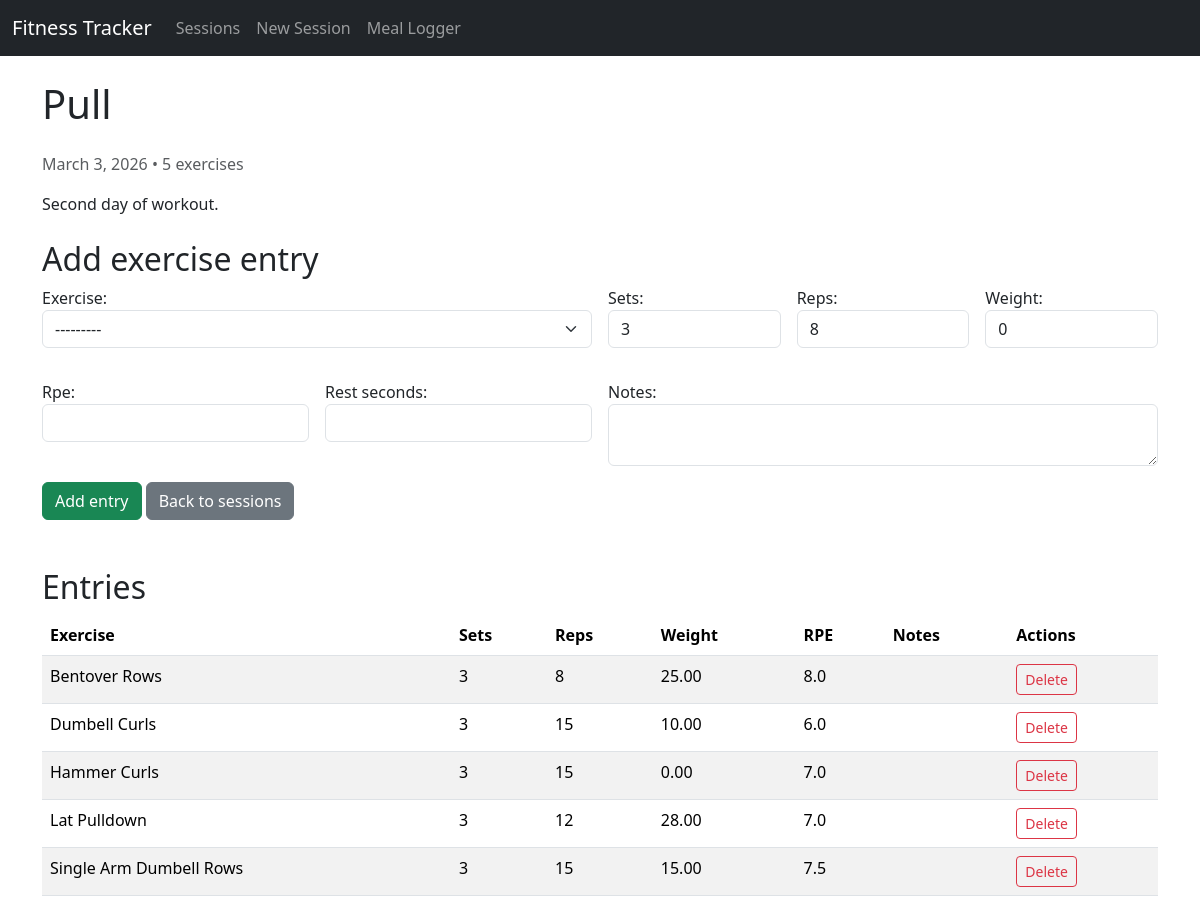
The page /sessions/4/ (signed in) on the database its author committed.
### workouts/models.py (models this page shows, shortened)
class WorkoutSession(models.Model):
    user = models.ForeignKey(
        settings.AUTH_USER_MODEL,
        on_delete=models.CASCADE,
        related_name='workout_sessions',
    )
    name = models.CharField(max_length=120, blank=True,
                            help_text='Optional session title')
    date = models.DateField(default=timezone.localdate)
    notes = models.TextField(blank=True)
    created_at = models.DateTimeField(auto_now_add=True)
    updated_at = models.DateTimeField(auto_now=True)
    class Meta:
        ordering = ['-date', '-created_at']

class WorkoutEntry(models.Model):
    session = models.ForeignKey(
        WorkoutSession,
        on_delete=models.CASCADE,
        related_name='entries',
    )
    exercise = models.ForeignKey(
        Exercise,
        on_delete=models.PROTECT,
        related_name='entries',
    )
    sets = models.PositiveSmallIntegerField(default=3)
    reps = models.PositiveSmallIntegerField(default=8)
    weight = models.DecimalField(max_digits=6, decimal_places=2, default=0)
    rpe = models.DecimalField(
        max_digits=3,
        decimal_places=1,
        null=True,
        blank=True,
        help_text='Rate of perceived exertion, 1.0-10.0',
    )
    rest_seconds = models.PositiveIntegerField(null=True, blank=True)
    notes = models.TextField(blank=True)
    created_at = models.DateTimeField(auto_now_add=True)
    class Meta:
        ordering = ['session', 'exercise']

class Exercise(models.Model):
    CATEGORY_CHOICES = [
        ('strength', 'Strength'),
        ('conditioning', 'Conditioning'),
        ('mobility', 'Mobility'),
        ('power', 'Power'),
        ('other', 'Other'),
    ]
    name = models.CharField(max_length=120)
    category = models.CharField(
        max_length=24, choices=CATEGORY_CHOICES, default='strength')
    muscle_group = models.CharField(max_length=120, blank=True)
    description = models.TextField(blank=True)
    is_active = models.BooleanField(default=True)
    class Meta:
        ordering = ['name']
        unique_together = ('name', 'category')
    def __str__(self):
        return self.name

### workouts/views.py (the view)
# urls.py: path('sessions/<int:pk>/', views.session_detail, name='session_detail'),
@login_required(login_url='/admin/login/')
def session_detail(request, pk):
    session = get_object_or_404(WorkoutSession, pk=pk, user=request.user)
    if request.method == 'POST':
        entry_form = WorkoutEntryForm(request.POST)
        if entry_form.is_valid():
            entry = entry_form.save(commit=False)
            entry.session = session
            entry.save()
            return redirect('workouts:session_detail', pk=pk)
    else:
        entry_form = WorkoutEntryForm()
    return render(request, 'workouts/session_detail.html', {
        'session': session,
        'entry_form': entry_form,
    })

### workouts/forms.py
class WorkoutEntryForm(forms.ModelForm):
    class Meta:
        model = WorkoutEntry
        fields = ['exercise', 'sets', 'reps',
                  'weight', 'rpe', 'rest_seconds', 'notes']
        widgets = {
            'exercise': forms.Select(attrs={'class': 'form-select'}),
            'sets': forms.NumberInput(attrs={'class': 'form-control', 'min': 1}),
            'reps': forms.NumberInput(attrs={'class': 'form-control', 'min': 1}),
            'weight': forms.NumberInput(attrs={'class': 'form-control', 'step': '0.25', 'min': 0}),
            'rpe': forms.NumberInput(attrs={'class': 'form-control', 'step': '0.5', 'min': 1, 'max': 10}),
            'rest_seconds': forms.NumberInput(attrs={'class': 'form-control', 'min': 0}),
            'notes': forms.Textarea(attrs={'class': 'form-control', 'rows': 2}),
        }

### workouts/templates/workouts/session_detail.html (shortened to what this page needs)
{% extends 'workouts/base.html' %}
{% block content %}
<h1 class="mb-4">{{ session.name|default:'Workout session' }}</h1>
<p class="text-muted">{{ session.date }} • {{ session.entries.count }} exercise{{ session.entries.count|pluralize }}</p>
<p>{{ session.notes }}</p>
<h2 class="mt-4">Add exercise entry</h2>
<form method="post" novalidate>
    <div class="row g-3">
        <div class="col-md-6">{{ entry_form.exercise.label_tag }} {{ entry_form.exercise }}</div>
        <div class="col-md-2">{{ entry_form.sets.label_tag }} {{ entry_form.sets }}</div>
        <div class="col-md-2">{{ entry_form.reps.label_tag }} {{ entry_form.reps }}</div>
        <div class="col-md-2">{{ entry_form.weight.label_tag }} {{ entry_form.weight }}</div>
    </div>
    <div class="row g-3 mt-3">
        <div class="col-md-3">{{ entry_form.rpe.label_tag }} {{ entry_form.rpe }}</div>
        <div class="col-md-3">{{ entry_form.rest_seconds.label_tag }} {{ entry_form.rest_seconds }}</div>
        <div class="col-md-6">{{ entry_form.notes.label_tag }} {{ entry_form.notes }}</div>
    </div>
    <button type="submit" class="btn btn-success mt-3">Add entry</button>
    <a href="{% url 'workouts:session_list' %}" class="btn btn-secondary mt-3">Back to sessions</a>
</form>
{% if session.entries.exists %}
<h2 class="mt-5">Entries</h2>
<div class="table-responsive">
    <table class="table table-striped">
        <thead>
            <tr>
                <th>Exercise</th>
                <th>Sets</th>
                <th>Reps</th>
                <th>Weight</th>
                <th>RPE</th>
                <th>Notes</th>
                <th>Actions</th>
            </tr>
        </thead>
        <tbody>
            {% for entry in session.entries.all %}
            <tr>
                <td>{{ entry.exercise.name }}</td>
                <td>{{ entry.sets }}</td>
                <td>{{ entry.reps }}</td>
                <td>{{ entry.weight }}</td>
                <td>{{ entry.rpe }}</td>
                <td>{{ entry.notes }}</td>
                <td>
                    <a href="{% url 'workouts:entry_delete' session.pk entry.pk %}" class="btn btn-sm btn-outline-danger">Delete</a>
                </td>
            </tr>
            {% endfor %}
        </tbody>
    </table>
</div>
{% endif %}
{% endblock %}

### rows shown on the page
WorkoutSession: name "Pull", date "March 3, 2026", entries.count "5", notes "Second day of workout."
WorkoutEntry: exercise.name "Bentover Rows", sets "3", reps "8", weight "25.00", rpe "8.0"
WorkoutEntry: exercise.name "Dumbell Curls", sets "3", reps "15", weight "10.00", rpe "6.0"
WorkoutEntry: exercise.name "Hammer Curls", sets "3", reps "15", weight "0.00", rpe "7.0"
WorkoutEntry: exercise.name "Lat Pulldown", sets "3", reps "12", weight "28.00", rpe "7.0"
WorkoutEntry: exercise.name "Single Arm Dumbell Rows", sets "3", reps "15", weight "15.00", rpe "7.5"

### other values the page prints
{{ entry_form.exercise.label_tag }} "Exercise:"
{{ entry_form.sets.label_tag }} "Sets:"
{{ entry_form.reps.label_tag }} "Reps:"
{{ entry_form.weight.label_tag }} "Weight:"
{{ entry_form.rpe.label_tag }} "Rpe:"
{{ entry_form.rest_seconds.label_tag }} "Rest seconds:"
{{ entry_form.notes.label_tag }} "Notes:"
